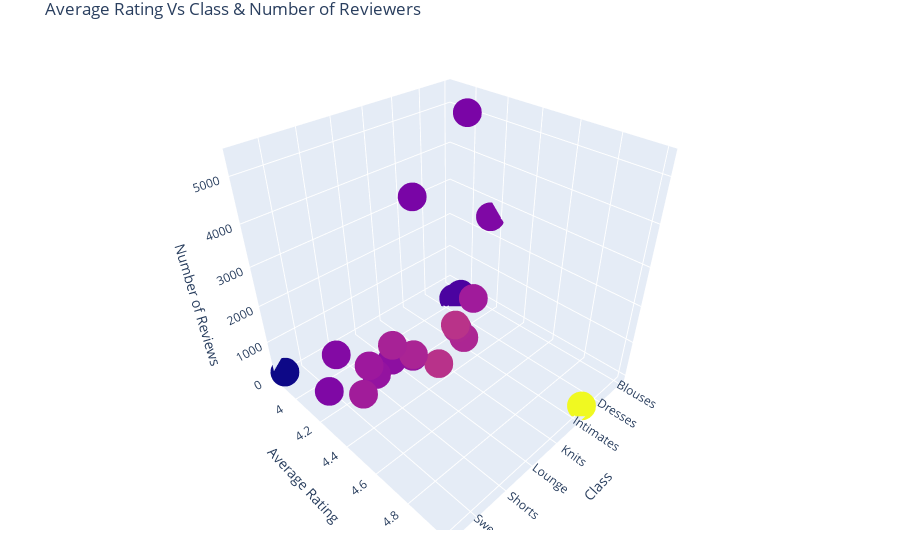

The notebook cell saved with this chart:
### Markdown cell above
## Average Rating Vs Class & Number of Reviewers

### Code cell
cv = womens_clothing_data['Class Name'].value_counts()

trace = go.Scatter3d( x = avgdf1.index,
                      y = avgdf1['Rating'],
                      z = cv[avgdf1.index],
                      mode = 'markers',
                      marker = dict(size=10,color=avgdf1['Rating']),
                      hoverinfo ="text",
                      text="Class: "+avgdf1.index+" \ Average Rating: "+avgdf1['Rating'].map(' {:,.2f}'.format).apply(str)+" \ Number of Reviewers: "+cv[avgdf1.index].apply(str)
                      )

data = [trace]
layout = go.Layout(title="Average Rating Vs Class & Number of Reviewers",
                   autosize=False,
                   scene = dict(
                    xaxis = dict(title='Class'),
                    yaxis = dict(title='Average Rating'),
                    zaxis = dict(title='Number of Reviews'),),
                   margin = dict(l=30, r=30, b=30, t=30))
fig = go.Figure(data=data, layout=layout)
py.iplot(fig)

### Figure 1 — Plotly figure (JSON) as saved in the notebook; plotly's stock layout.template omitted (floating-point values rounded to 4 significant figures)
{"data": [{"hoverinfo": "text", "marker": {"color": [4.152, 4, 4, 4.137, 4.256, 5, 4.3, 4.306, 4.349, 4.133, 4.348, 4.221, 4.293, 4.196, 4.282, 4.215, 4.245, 4.259, 4.165, 4.154, 3.86], "size": 10}, "mode": "markers", "text": ["Class: Blouses \\ Average Rating:  4.15 \\ Number of Reviewers: 2587", "Class: Casual bottoms \\ Average Rating:  4.00 \\ Number of Reviewers: 1", "Class: Chemises \\ Average Rating:  4.00 \\ Number of Reviewers: 1", "Class: Dresses \\ Average Rating:  4.14 \\ Number of Reviewers: 5371", "Class: Fine gauge \\ Average Rating:  4.26 \\ Number of Reviewers: 927", "Class: General \\ Average Rating:  5.00 \\ Number of Reviewers: 13", "Class: Intimates \\ Average Rating:  4.30 \\ Number of Reviewers: 120", "Class: Jackets \\ Average Rating:  4.31 \\ Number of Reviewers: 598", "Class: Jeans \\ Average Rating:  4.35 \\ Number of Reviewers: 970", "Class: Knits \\ Average Rating:  4.13 \\ Number of Reviewers: 3981", "Class: Layering \\ Average Rating:  4.35 \\ Number of Reviewers: 115", "Class: Legwear \\ Average Rating:  4.22 \\ Number of Reviewers: 131", "Class: Lounge \\ Average Rating:  4.29 \\ Number of Reviewers: 574", "Class: Outerwear \\ Average Rating:  4.20 \\ Number of Reviewers: 281", "Class: Pants \\ Average Rating:  4.28 \\ Number of Reviewers: 1157", "Class: Shorts \\ Average Rating:  4.22 \\ Number of Reviewers: 260", "Class: Skirts \\ Average Rating:  4.24 \\ Number of Reviewers: 796", "Class: Sleep \\ Average Rating:  4.26 \\ Number of Reviewers: 174", "Class: Sweaters \\ Average Rating:  4.17 \\ Number of Reviewers: 1218", "Class: Swim \\ Average Rating:  4.15 \\ Number of Reviewers: 293", "Class: Trend \\ Average Rating:  3.86 \\ Number of Reviewers: 107"], "type": "scatter3d", "x": ["Blouses", "Casual bottoms", "Chemises", "Dresses", "Fine gauge", "General", "Intimates", "Jackets", "Jeans", "Knits", "Layering", "Legwear", "Lounge", "Outerwear", "Pants", "Shorts", "Skirts", "Sleep", "Sweaters", "Swim", "Trend"], "y": [4.152, 4, 4, 4.137, 4.256, 5, 4.3, 4.306, 4.349, 4.133, 4.348, 4.221, 4.293, 4.196, 4.282, 4.215, 4.245, 4.259, 4.165, 4.154, 3.86], "z": [2587, 1, 1, 5371, 927, 13, 120, 598, 970, 3981, 115, 131, 574, 281, 1157, 260, 796, 174, 1218, 293, 107]}], "layout": {"autosize": false, "margin": {"b": 30, "l": 30, "r": 30, "t": 30}, "scene": {"xaxis": {"title": {"text": "Class"}}, "yaxis": {"title": {"text": "Average Rating"}}, "zaxis": {"title": {"text": "Number of Reviews"}}}, "title": {"text": "Average Rating Vs Class & Number of Reviewers"}}}
